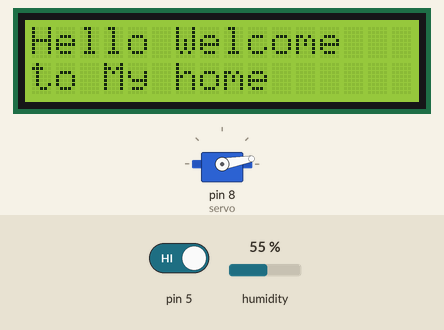
A sketch run on a simulated Arduino Mega 2560, built with avr-gcc and run on an emulated ATmega2560. Parts: servo, 16×2 character LCD. Inputs (shaded band) come from the test bench; at power-on: pin 5 HIGH, humidity 55 %. What the sketch prints to the serial monitor is not drawn.

Above: at 1.2 s.
1.3 s: pin 5 driven LOW
At 12.23 s:
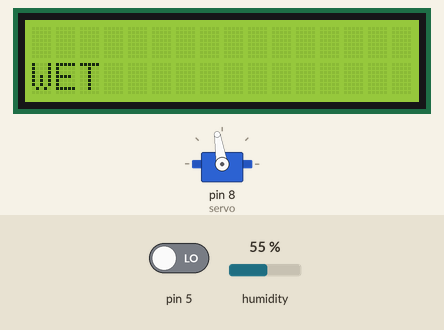
At 12.83 s:
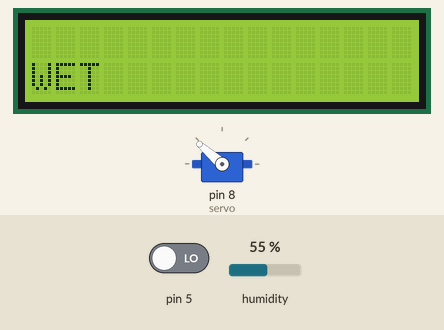
Timing chart, 0 to 13.8 s (numbered marks = the images above; inputs shaded):
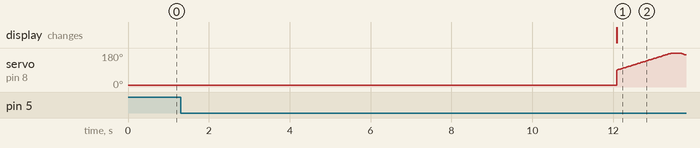

The sketch:

segregator.ino
```cpp
#include <Servo.h>
#include <DHT.h>
#include <DHT_U.h>
#include <LiquidCrystal.h>
const int rs = 49, en = 45, d4 = 35, d5 = 33, d6 = 31, d7 = 29;
LiquidCrystal lcd(rs, en, d4, d5, d6, d7);
#define DHTPIN 2     // Digital pin connected to the DHT sensor
#define DHTTYPE    DHT22     // DHT 22 (AM2302)
DHT_Unified dht(DHTPIN, DHTTYPE);
uint32_t delayMS;
Servo servo;
int angle = 10;

void setup() {
   pinMode(5, INPUT);
  servo.attach(8);
  servo.write(angle);
  Serial.begin(9600);
  dht.begin();
  sensor_t sensor;
  dht.temperature().getSensor(&sensor);

  int lcdVDD = 53;
  pinMode(lcdVDD, OUTPUT);
  digitalWrite(lcdVDD, HIGH);

  int lcdV0 = 51;
  pinMode(lcdV0, OUTPUT);
  digitalWrite(lcdV0, LOW);

  int lcdRW = 47;
  pinMode(lcdRW, OUTPUT);
  digitalWrite(lcdRW, LOW);

   lcd.begin(16, 2);
  // Print a message to the LCD.
  lcd.print("Hello Welcome");
  lcd.setCursor(0,1);
  lcd.print("to My home");
 /* * LCD RS pin to digital pin 12
 * LCD Enable pin to digital pin 11
 * LCD D4 pin to digital pin 6
 * LCD D5 pin to digital pin 4
 * LCD D6 pin to digital pin 3
 * LCD D7 pin to digital pin 1
 * LCD R/W pin to ground
 * LCD VSS pin to ground
 * LCD VCC pin to 5V
 * 10K resistor:
 * ends to +5V and ground
 * wiper to LCD VO pin (pin 3) */
}

int B=0;
void loop()
{
  int detect = digitalRead(5);// read obstacle status and store it into "detect"
  if(detect == LOW){
   B=1;
   Serial.println("Obastacle on the way");
  }
  if(B==1){
   amanMoisture(B); }

  B=0;
  sensors_event_t event;
  dht.humidity().getEvent(&event);
  float P = event.relative_humidity;
  Serial.print(F("Humidity: "));
  Serial.print(P);
  Serial.println(F("%"));
  delay(1000);
}

void amanMoisture(int B)
{   sensors_event_t eventf;
    dht.humidity().getEvent(&eventf);
    float Hf = eventf.relative_humidity;
    Serial.print(F("Humidity first: "));
    Serial.print(Hf);
    Serial.println(F("%"));
    delay(8000);
    sensors_event_t eventfake;
    dht.humidity().getEvent(&eventfake);
    float Hfake = eventfake.relative_humidity;
    Serial.print(F("Humidity Fake: "));
    Serial.print(Hfake);
    Serial.println(F("%"));
    delay(2000);
    sensors_event_t eventl;
    dht.humidity().getEvent(&eventl);
    float Hl = eventl.relative_humidity;
    Serial.print(F("Humidity last: "));
    Serial.print(Hl);
    Serial.println(F("%"));
    amanMotor(Hf, Hl);
}

void amanMotor(float Hf, float Hl)
{  if(Hl>Hf+3)
   { lcd.clear();
     lcd.setCursor(0,1);
     lcd.print("WET");
     for(angle = 90; angle > 0; angle--)
     { servo.write(angle);
       delay(15); }
     delay(200);
     for(angle = 0; angle < 90; angle++)
     { servo.write(angle);
       delay(15 ); }
     delay(200);
   }
   else
   { lcd.clear();
     lcd.setCursor(0,1);
     lcd.print("WET");
     for(angle = 90; angle < 180; angle++)
     { servo.write(angle);
       delay(15); }
     delay(200);
     for(angle = 180; angle > 90; angle--)
     { servo.write(angle);
       delay(15); }
     delay(200);
    }
}
```

Measured:
- after the input at 1.3 s, servo on pin 8 (servo): rises from 10° to 180° in 1.6 s, then falls to 170° in 0.15 s; the display: changes after 10.8 s (image 1)
